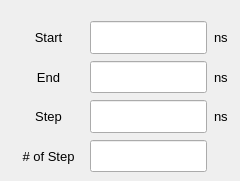
     <widget class="QWidget" name="tab_linear">
      <attribute name="title">
       <string>Linear</string>
      </attribute>
      <widget class="QLineEdit" name="leNumberOfStep">
       <property name="geometry">
        <rect>
         <x>90</x>
         <y>140</y>
         <width>117</width>
         <height>32</height>
        </rect>
       </property>
       <property name="sizePolicy">
        <sizepolicy hsizetype="Expanding" vsizetype="Expanding">
         <horstretch>0</horstretch>
         <verstretch>0</verstretch>
        </sizepolicy>
       </property>
      </widget>
      <widget class="QLabel" name="label_25">
       <property name="geometry">
        <rect>
         <x>214</x>
         <y>61</y>
         <width>17</width>
         <height>32</height>
        </rect>
       </property>
       <property name="sizePolicy">
        <sizepolicy hsizetype="Expanding" vsizetype="Expanding">
         <horstretch>0</horstretch>
         <verstretch>0</verstretch>
        </sizepolicy>
       </property>
       <property name="font">
        <font>
         <pointsize>10</pointsize>
        </font>
       </property>
       <property name="text">
        <string>ns</string>
       </property>
      </widget>
      <widget class="QLineEdit" name="leTimeStep">
       <property name="geometry">
        <rect>
         <x>90</x>
         <y>100</y>
         <width>117</width>
         <height>33</height>
        </rect>
       </property>
       <property name="sizePolicy">
        <sizepolicy hsizetype="Expanding" vsizetype="Expanding">
         <horstretch>0</horstretch>
         <verstretch>0</verstretch>
        </sizepolicy>
       </property>
      </widget>
      <widget class="QLabel" name="label_14">
       <property name="geometry">
        <rect>
         <x>14</x>
         <y>140</y>
         <width>69</width>
         <height>32</height>
        </rect>
       </property>
       <property name="sizePolicy">
        <sizepolicy hsizetype="Expanding" vsizetype="Expanding">
         <horstretch>0</horstretch>
         <verstretch>0</verstretch>
        </sizepolicy>
       </property>
       <property name="font">
        <font>
         <pointsize>10</pointsize>
         <italic>false</italic>
        </font>
       </property>
       <property name="text">
        <string># of Step</string>
       </property>
       <property name="alignment">
        <set>Qt::AlignCenter</set>
       </property>
      </widget>
      <widget class="QLabel" name="label_12">
       <property name="geometry">
        <rect>
         <x>14</x>
         <y>61</y>
         <width>69</width>
         <height>32</height>
        </rect>
       </property>
       <property name="sizePolicy">
        <sizepolicy hsizetype="Expanding" vsizetype="Expanding">
         <horstretch>0</horstretch>
         <verstretch>0</verstretch>
        </sizepolicy>
       </property>
       <property name="font">
        <font>
         <pointsize>10</pointsize>
         <italic>false</italic>
        </font>
       </property>
       <property name="text">
        <string>End</string>
       </property>
       <property name="alignment">
        <set>Qt::AlignCenter</set>
       </property>
      </widget>
      <widget class="QLabel" name="label_26">
       <property name="geometry">
        <rect>
         <x>214</x>
         <y>100</y>
         <width>17</width>
         <height>33</height>
        </rect>
       </property>
       <property name="sizePolicy">
        <sizepolicy hsizetype="Expanding" vsizetype="Expanding">
         <horstretch>0</horstretch>
         <verstretch>0</verstretch>
        </sizepolicy>
       </property>
       <property name="font">
        <font>
         <pointsize>10</pointsize>
        </font>
       </property>
       <property name="text">
        <string>ns</string>
       </property>
      </widget>
      <widget class="QLineEdit" name="leTimeStart">
       <property name="geometry">
        <rect>
         <x>90</x>
         <y>21</y>
         <width>117</width>
         <height>33</height>
        </rect>
       </property>
       <property name="sizePolicy">
        <sizepolicy hsizetype="Expanding" vsizetype="Expanding">
         <horstretch>0</horstretch>
         <verstretch>0</verstretch>
        </sizepolicy>
       </property>
      </widget>
      <widget class="QLabel" name="label_24">
       <property name="geometry">
        <rect>
         <x>214</x>
         <y>21</y>
         <width>17</width>
         <height>33</height>
        </rect>
       </property>
       <property name="sizePolicy">
        <sizepolicy hsizetype="Expanding" vsizetype="Expanding">
         <horstretch>0</horstretch>
         <verstretch>0</verstretch>
        </sizepolicy>
       </property>
       <property name="font">
        <font>
         <pointsize>10</pointsize>
        </font>
       </property>
       <property name="text">
        <string>ns</string>
       </property>
      </widget>
      <widget class="QLabel" name="label_13">
       <property name="geometry">
        <rect>
         <x>14</x>
         <y>100</y>
         <width>69</width>
         <height>33</height>
        </rect>
       </property>
       <property name="sizePolicy">
        <sizepolicy hsizetype="Expanding" vsizetype="Expanding">
         <horstretch>0</horstretch>
         <verstretch>0</verstretch>
        </sizepolicy>
       </property>
       <property name="font">
        <font>
         <pointsize>10</pointsize>
         <italic>false</italic>
        </font>
       </property>
       <property name="text">
        <string>Step</string>
       </property>
       <property name="alignment">
        <set>Qt::AlignCenter</set>
       </property>
      </widget>
      <widget class="QLineEdit" name="leTimeEnd">
       <property name="geometry">
        <rect>
         <x>90</x>
         <y>61</y>
         <width>117</width>
         <height>32</height>
        </rect>
       </property>
       <property name="sizePolicy">
        <sizepolicy hsizetype="Expanding" vsizetype="Expanding">
         <horstretch>0</horstretch>
         <verstretch>0</verstretch>
        </sizepolicy>
       </property>
      </widget>
      <widget class="QLabel" name="label_11">
       <property name="geometry">
        <rect>
         <x>14</x>
         <y>21</y>
         <width>69</width>
         <height>33</height>
        </rect>
       </property>
       <property name="sizePolicy">
        <sizepolicy hsizetype="Expanding" vsizetype="Expanding">
         <horstretch>0</horstretch>
         <verstretch>0</verstretch>
        </sizepolicy>
       </property>
       <property name="font">
        <font>
         <pointsize>10</pointsize>
         <italic>false</italic>
        </font>
       </property>
       <property name="text">
        <string>Start</string>
       </property>
       <property name="alignment">
        <set>Qt::AlignCenter</set>
       </property>
      </widget>
     </widget>
